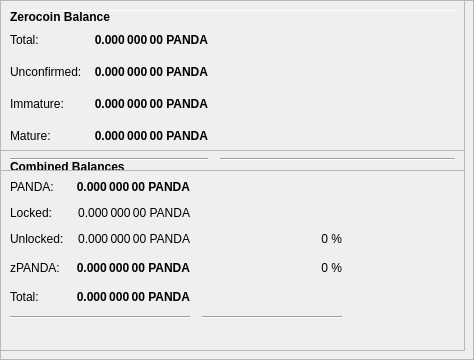
        <widget class="QFrame" name="frameObfuscation">
         <property name="minimumSize">
          <size>
           <width>0</width>
           <height>350</height>
          </size>
         </property>
         <property name="layoutDirection">
          <enum>Qt::LeftToRight</enum>
         </property>
         <property name="frameShape">
          <enum>QFrame::StyledPanel</enum>
         </property>
         <property name="frameShadow">
          <enum>QFrame::Raised</enum>
         </property>
         <widget class="QPushButton" name="runAutoDenom">
          <property name="geometry">
           <rect>
            <x>251</x>
            <y>17</y>
            <width>1</width>
            <height>1</height>
           </rect>
          </property>
          <property name="palette">
           <palette>
            <active>
             <colorrole role="WindowText">
              <brush brushstyle="SolidPattern">
               <color alpha="255">
                <red>0</red>
                <green>0</green>
                <blue>0</blue>
               </color>
              </brush>
             </colorrole>
             <colorrole role="Button">
              <brush brushstyle="SolidPattern">
               <color alpha="255">
                <red>239</red>
                <green>238</green>
                <blue>238</blue>
               </color>
              </brush>
             </colorrole>
             <colorrole role="Light">
              <brush brushstyle="SolidPattern">
               <color alpha="255">
                <red>255</red>
                <green>255</green>
                <blue>255</blue>
               </color>
              </brush>
             </colorrole>
             <colorrole role="Midlight">
              <brush brushstyle="SolidPattern">
               <color alpha="255">
                <red>247</red>
                <green>246</green>
                <blue>246</blue>
               </color>
              </brush>
             </colorrole>
             <colorrole role="Dark">
              <brush brushstyle="SolidPattern">
               <color alpha="255">
                <red>119</red>
                <green>119</green>
                <blue>119</blue>
               </color>
              </brush>
             </colorrole>
             <colorrole role="Mid">
              <brush brushstyle="SolidPattern">
               <color alpha="255">
                <red>159</red>
                <green>159</green>
                <blue>159</blue>
               </color>
              </brush>
             </colorrole>
             <colorrole role="Text">
              <brush brushstyle="SolidPattern">
               <color alpha="255">
                <red>0</red>
                <green>0</green>
                <blue>0</blue>
               </color>
              </brush>
             </colorrole>
             <colorrole role="BrightText">
              <brush brushstyle="SolidPattern">
               <color alpha="255">
                <red>255</red>
                <green>255</green>
                <blue>255</blue>
               </color>
              </brush>
             </colorrole>
             <colorrole role="ButtonText">
              <brush brushstyle="SolidPattern">
               <color alpha="255">
                <red>0</red>
                <green>0</green>
                <blue>0</blue>
               </color>
              </brush>
             </colorrole>
             <colorrole role="Base">
              <brush brushstyle="SolidPattern">
               <color alpha="255">
                <red>255</red>
                <green>255</green>
                <blue>255</blue>
               </color>
              </brush>
             </colorrole>
             <colorrole role="Window">
              <brush brushstyle="SolidPattern">
               <color alpha="255">
                <red>239</red>
                <green>238</green>
                <blue>238</blue>
               </color>
              </brush>
             </colorrole>
             <colorrole role="Shadow">
              <brush brushstyle="SolidPattern">
               <color alpha="255">
                <red>0</red>
                <green>0</green>
                <blue>0</blue>
               </color>
              </brush>
             </colorrole>
             <colorrole role="AlternateBase">
              <brush brushstyle="SolidPattern">
               <color alpha="255">
                <red>247</red>
                <green>246</green>
                <blue>246</blue>
               </color>
              </brush>
             </colorrole>
             <colorrole role="ToolTipBase">
              <brush brushstyle="SolidPattern">
               <color alpha="255">
                <red>255</red>
                <green>255</green>
                <blue>220</blue>
               </color>
              </brush>
             </colorrole>
             <colorrole role="ToolTipText">
              <brush brushstyle="SolidPattern">
               <color alpha="255">
                <red>0</red>
                <green>0</green>
                <blue>0</blue>
               </color>
              </brush>
             </colorrole>
            </active>
            <inactive>
             <colorrole role="WindowText">
              <brush brushstyle="SolidPattern">
               <color alpha="255">
                <red>0</red>
                <green>0</green>
                <blue>0</blue>
               </color>
              </brush>
             </colorrole>
             <colorrole role="Button">
              <brush brushstyle="SolidPattern">
               <color alpha="255">
                <red>239</red>
                <green>238</green>
                <blue>238</blue>
               </color>
              </brush>
             </colorrole>
             <colorrole role="Light">
              <brush brushstyle="SolidPattern">
               <color alpha="255">
                <red>255</red>
                <green>255</green>
                <blue>255</blue>
               </color>
              </brush>
             </colorrole>
             <colorrole role="Midlight">
              <brush brushstyle="SolidPattern">
               <color alpha="255">
                <red>247</red>
                <green>246</green>
                <blue>246</blue>
               </color>
              </brush>
             </colorrole>
             <colorrole role="Dark">
              <brush brushstyle="SolidPattern">
               <color alpha="255">
                <red>119</red>
                <green>119</green>
                <blue>119</blue>
               </color>
              </brush>
             </colorrole>
             <colorrole role="Mid">
              <brush brushstyle="SolidPattern">
               <color alpha="255">
                <red>159</red>
                <green>159</green>
                <blue>159</blue>
               </color>
              </brush>
             </colorrole>
             <colorrole role="Text">
              <brush brushstyle="SolidPattern">
               <color alpha="255">
                <red>0</red>
                <green>0</green>
                <blue>0</blue>
               </color>
              </brush>
             </colorrole>
             <colorrole role="BrightText">
              <brush brushstyle="SolidPattern">
               <color alpha="255">
                <red>255</red>
                <green>255</green>
                <blue>255</blue>
               </color>
              </brush>
             </colorrole>
             <colorrole role="ButtonText">
              <brush brushstyle="SolidPattern">
               <color alpha="255">
                <red>0</red>
                <green>0</green>
                <blue>0</blue>
               </color>
              </brush>
             </colorrole>
             <colorrole role="Base">
              <brush brushstyle="SolidPattern">
               <color alpha="255">
                <red>255</red>
                <green>255</green>
                <blue>255</blue>
               </color>
              </brush>
             </colorrole>
             <colorrole role="Window">
              <brush brushstyle="SolidPattern">
               <color alpha="255">
                <red>239</red>
                <green>238</green>
                <blue>238</blue>
               </color>
              </brush>
             </colorrole>
             <colorrole role="Shadow">
              <brush brushstyle="SolidPattern">
               <color alpha="255">
                <red>0</red>
                <green>0</green>
                <blue>0</blue>
               </color>
              </brush>
             </colorrole>
             <colorrole role="AlternateBase">
              <brush brushstyle="SolidPattern">
               <color alpha="255">
                <red>247</red>
                <green>246</green>
                <blue>246</blue>
               </color>
              </brush>
             </colorrole>
             <colorrole role="ToolTipBase">
              <brush brushstyle="SolidPattern">
               <color alpha="255">
                <red>255</red>
                <green>255</green>
                <blue>220</blue>
               </color>
              </brush>
             </colorrole>
             <colorrole role="ToolTipText">
              <brush brushstyle="SolidPattern">
               <color alpha="255">
                <red>0</red>
                <green>0</green>
                <blue>0</blue>
               </color>
              </brush>
             </colorrole>
            </inactive>
            <disabled>
             <colorrole role="WindowText">
              <brush brushstyle="SolidPattern">
               <color alpha="255">
                <red>119</red>
                <green>119</green>
                <blue>119</blue>
               </color>
              </brush>
             </colorrole>
             <colorrole role="Button">
              <brush brushstyle="SolidPattern">
               <color alpha="255">
                <red>239</red>
                <green>238</green>
                <blue>238</blue>
               </color>
              </brush>
             </colorrole>
             <colorrole role="Light">
              <brush brushstyle="SolidPattern">
               <color alpha="255">
                <red>255</red>
                <green>255</green>
                <blue>255</blue>
               </color>
              </brush>
             </colorrole>
             <colorrole role="Midlight">
              <brush brushstyle="SolidPattern">
               <color alpha="255">
                <red>247</red>
                <green>246</green>
                <blue>246</blue>
               </color>
              </brush>
             </colorrole>
             <colorrole role="Dark">
              <brush brushstyle="SolidPattern">
               <color alpha="255">
                <red>119</red>
                <green>119</green>
                <blue>119</blue>
               </color>
              </brush>
             </colorrole>
             <colorrole role="Mid">
              <brush brushstyle="SolidPattern">
               <color alpha="255">
                <red>159</red>
                <green>159</green>
                <blue>159</blue>
               </color>
              </brush>
             </colorrole>
             <colorrole role="Text">
              <brush brushstyle="SolidPattern">
               <color alpha="255">
                <red>119</red>
                <green>119</green>
                <blue>119</blue>
               </color>
              </brush>
             </colorrole>
             <colorrole role="BrightText">
              <brush brushstyle="SolidPattern">
               <color alpha="255">
                <red>255</red>
                <green>255</green>
                <blue>255</blue>
               </color>
              </brush>
             </colorrole>
             <colorrole role="ButtonText">
              <brush brushstyle="SolidPattern">
               <color alpha="255">
                <red>119</red>
                <green>119</green>
                <blue>119</blue>
               </color>
              </brush>
             </colorrole>
             <colorrole role="Base">
              <brush brushstyle="SolidPattern">
               <color alpha="255">
                <red>239</red>
                <green>238</green>
                <blue>238</blue>
               </color>
              </brush>
             </colorrole>
             <colorrole role="Window">
              <brush brushstyle="SolidPattern">
               <color alpha="255">
                <red>239</red>
                <green>238</green>
                <blue>238</blue>
               </color>
              </brush>
             </colorrole>
             <colorrole role="Shadow">
              <brush brushstyle="SolidPattern">
               <color alpha="255">
                <red>0</red>
                <green>0</green>
                <blue>0</blue>
               </color>
              </brush>
             </colorrole>
             <colorrole role="AlternateBase">
              <brush brushstyle="SolidPattern">
               <color alpha="255">
                <red>239</red>
                <green>238</green>
                <blue>238</blue>
               </color>
              </brush>
             </colorrole>
             <colorrole role="ToolTipBase">
              <brush brushstyle="SolidPattern">
               <color alpha="255">
                <red>255</red>
                <green>255</green>
                <blue>220</blue>
               </color>
              </brush>
             </colorrole>
             <colorrole role="ToolTipText">
              <brush brushstyle="SolidPattern">
               <color alpha="255">
                <red>0</red>
                <green>0</green>
                <blue>0</blue>
               </color>
              </brush>
             </colorrole>
            </disabled>
           </palette>
          </property>
          <property name="focusPolicy">
           <enum>Qt::NoFocus</enum>
          </property>
          <property name="autoFillBackground">
           <bool>true</bool>
          </property>
          <property name="text">
           <string/>
          </property>
          <property name="flat">
           <bool>true</bool>
          </property>
         </widget>
         <widget class="Line" name="line">
          <property name="geometry">
           <rect>
            <x>7</x>
            <y>10</y>
            <width>451</width>
            <height>1</height>
           </rect>
          </property>
          <property name="orientation">
           <enum>Qt::Horizontal</enum>
          </property>
         </widget>
         <widget class="QFrame" name="frame_3">
          <property name="geometry">
           <rect>
            <x>0</x>
            <y>150</y>
            <width>465</width>
            <height>201</height>
           </rect>
          </property>
          <property name="frameShape">
           <enum>QFrame::StyledPanel</enum>
          </property>
          <property name="frameShadow">
           <enum>QFrame::Raised</enum>
          </property>
          <layout class="QVBoxLayout" name="verticalLayout_5">
           <item>
            <layout class="QHBoxLayout" name="horizontalLayout_5" stretch="0">
             <item>
              <widget class="QLabel" name="label_5z">
               <property name="maximumSize">
                <size>
                 <width>16777215</width>
                 <height>20</height>
                </size>
               </property>
               <property name="font">
                <font>
                 <weight>75</weight>
                 <bold>true</bold>
                </font>
               </property>
               <property name="toolTip">
                <string>Combined Balances (including unconfirmed and immature coins)</string>
               </property>
               <property name="text">
                <string>&lt;html&gt;&lt;head/&gt;&lt;body&gt;&lt;p&gt;Combined Balances&lt;/p&gt;&lt;/body&gt;&lt;/html&gt;</string>
               </property>
              </widget>
             </item>
            </layout>
           </item>
           <item>
            <layout class="QGridLayout" name="gridLayout_3">
             <property name="spacing">
              <number>12</number>
             </property>
             <item row="7" column="0" colspan="2">
              <widget class="Line" name="lineSpendableBalance_3">
               <property name="orientation">
                <enum>Qt::Horizontal</enum>
               </property>
              </widget>
             </item>
             <item row="7" column="2">
              <widget class="Line" name="lineWatchBalance_3">
               <property name="sizePolicy">
                <sizepolicy hsizetype="Preferred" vsizetype="Fixed">
                 <horstretch>0</horstretch>
                 <verstretch>0</verstretch>
                </sizepolicy>
               </property>
               <property name="minimumSize">
                <size>
                 <width>140</width>
                 <height>0</height>
                </size>
               </property>
               <property name="orientation">
                <enum>Qt::Horizontal</enum>
               </property>
              </widget>
             </item>
             <item row="4" column="1">
              <widget class="QLabel" name="labelzBalancez">
               <property name="font">
                <font>
                 <weight>75</weight>
                 <bold>true</bold>
                </font>
               </property>
               <property name="cursor">
                <cursorShape>IBeamCursor</cursorShape>
               </property>
               <property name="toolTip">
                <string>Total of transactions that have yet to be confirmed, and do not yet count toward the spendable balance</string>
               </property>
               <property name="text">
                <string notr="true">0.000 000 00 PANDA</string>
               </property>
               <property name="alignment">
                <set>Qt::AlignRight|Qt::AlignTrailing|Qt::AlignVCenter</set>
               </property>
               <property name="textInteractionFlags">
                <set>Qt::LinksAccessibleByMouse|Qt::TextSelectableByKeyboard|Qt::TextSelectableByMouse</set>
               </property>
              </widget>
             </item>
             <item row="6" column="1">
              <widget class="QLabel" name="labelTotalz">
               <property name="font">
                <font>
                 <weight>75</weight>
                 <bold>true</bold>
                </font>
               </property>
               <property name="cursor">
                <cursorShape>IBeamCursor</cursorShape>
               </property>
               <property name="toolTip">
                <string>Total Balance, including unconfirmed and immature coins.</string>
               </property>
               <property name="text">
                <string notr="true">0.000 000 00 PANDA</string>
               </property>
               <property name="alignment">
                <set>Qt::AlignRight|Qt::AlignTrailing|Qt::AlignVCenter</set>
               </property>
               <property name="textInteractionFlags">
                <set>Qt::LinksAccessibleByMouse|Qt::TextSelectableByKeyboard|Qt::TextSelectableByMouse</set>
               </property>
              </widget>
             </item>
             <item row="4" column="3">
              <spacer name="horizontalSpacer_6">
               <property name="orientation">
                <enum>Qt::Horizontal</enum>
               </property>
               <property name="sizeHint" stdset="0">
                <size>
                 <width>40</width>
                 <height>20</height>
                </size>
               </property>
              </spacer>
             </item>
             <item row="6" column="0">
              <widget class="QLabel" name="labelTotalTextz">
               <property name="text">
                <string>Total:</string>
               </property>
              </widget>
             </item>
             <item row="1" column="0">
              <widget class="QLabel" name="labelBalanceTextz">
               <property name="text">
                <string>PANDA:</string>
               </property>
              </widget>
             </item>
             <item row="1" column="1">
              <widget class="QLabel" name="labelBalancez">
               <property name="font">
                <font>
                 <weight>75</weight>
                 <bold>true</bold>
                </font>
               </property>
               <property name="cursor">
                <cursorShape>IBeamCursor</cursorShape>
               </property>
               <property name="toolTip">
                <string>Your current spendable balance</string>
               </property>
               <property name="text">
                <string notr="true">0.000 000 00 PANDA</string>
               </property>
               <property name="alignment">
                <set>Qt::AlignRight|Qt::AlignTrailing|Qt::AlignVCenter</set>
               </property>
               <property name="textInteractionFlags">
                <set>Qt::LinksAccessibleByMouse|Qt::TextSelectableByKeyboard|Qt::TextSelectableByMouse</set>
               </property>
              </widget>
             </item>
             <item row="4" column="0">
              <widget class="QLabel" name="labelzBalanceTextz">
               <property name="toolTip">
                <string/>
               </property>
               <property name="text">
                <string>zPANDA:</string>
               </property>
              </widget>
             </item>
             <item row="4" column="2">
              <widget class="QLabel" name="labelzPANDAPercent">
               <property name="toolTip">
                <string>Current percentage of zPANDA.
If AutoMint is enabled this percentage will settle around the configured AutoMint percentage (default = 10%)</string>
               </property>
               <property name="text">
                <string>0 %</string>
               </property>
               <property name="alignment">
                <set>Qt::AlignRight|Qt::AlignTrailing|Qt::AlignVCenter</set>
               </property>
              </widget>
             </item>
             <item row="6" column="2">
              <widget class="QLabel" name="label100Percent">
               <property name="text">
                <string/>
               </property>
               <property name="alignment">
                <set>Qt::AlignRight|Qt::AlignTrailing|Qt::AlignVCenter</set>
               </property>
              </widget>
             </item>
             <item row="2" column="1">
              <widget class="QLabel" name="labelLockedBalance">
               <property name="toolTip">
                <string>Locked PANDA or Masternode collaterals. These are excluded from zPANDA minting.</string>
               </property>
               <property name="text">
                <string>0.000 000 00 PANDA</string>
               </property>
               <property name="alignment">
                <set>Qt::AlignRight|Qt::AlignTrailing|Qt::AlignVCenter</set>
               </property>
              </widget>
             </item>
             <item row="2" column="0">
              <widget class="QLabel" name="labelLockedBalanceText">
               <property name="toolTip">
                <string>Locked PANDA or Masternode collaterals. These are excluded from zPANDA minting.</string>
               </property>
               <property name="text">
                <string>Locked:</string>
               </property>
              </widget>
             </item>
             <item row="3" column="0">
              <widget class="QLabel" name="labelUnLockedBalanceText">
               <property name="toolTip">
                <string>Unlocked PANDAs. These can be used for zPANDA minting.</string>
               </property>
               <property name="text">
                <string>Unlocked:</string>
               </property>
              </widget>
             </item>
             <item row="3" column="1">
              <widget class="QLabel" name="labelUnLockedBalance">
               <property name="toolTip">
                <string>Unlocked PANDAs. These can be used for zPANDA minting.</string>
               </property>
               <property name="text">
                <string>0.000 000 00 PANDA</string>
               </property>
               <property name="alignment">
                <set>Qt::AlignRight|Qt::AlignTrailing|Qt::AlignVCenter</set>
               </property>
              </widget>
             </item>
             <item row="3" column="2">
              <widget class="QLabel" name="labelPANDAPercent">
               <property name="text">
                <string>0 %</string>
               </property>
               <property name="alignment">
                <set>Qt::AlignRight|Qt::AlignTrailing|Qt::AlignVCenter</set>
               </property>
              </widget>
             </item>
            </layout>
           </item>
           <item>
            <spacer name="verticalSpacer">
             <property name="orientation">
              <enum>Qt::Vertical</enum>
             </property>
             <property name="sizeHint" stdset="0">
              <size>
               <width>20</width>
               <height>40</height>
              </size>
             </property>
            </spacer>
           </item>
          </layout>
         </widget>
         <widget class="QFrame" name="frame_4">
          <property name="geometry">
           <rect>
            <x>0</x>
            <y>0</y>
            <width>465</width>
            <height>171</height>
           </rect>
          </property>
          <property name="frameShape">
           <enum>QFrame::StyledPanel</enum>
          </property>
          <property name="frameShadow">
           <enum>QFrame::Raised</enum>
          </property>
          <layout class="QVBoxLayout" name="verticalLayout_7">
           <item>
            <layout class="QHBoxLayout" name="horizontalLayout_8" stretch="0">
             <item>
              <widget class="QLabel" name="label_5z_3">
               <property name="maximumSize">
                <size>
                 <width>16777215</width>
                 <height>20</height>
                </size>
               </property>
               <property name="font">
                <font>
                 <weight>75</weight>
                 <bold>true</bold>
                </font>
               </property>
               <property name="text">
                <string>Zerocoin Balance</string>
               </property>
              </widget>
             </item>
            </layout>
           </item>
           <item>
            <layout class="QGridLayout" name="gridLayout_5">
             <property name="spacing">
              <number>12</number>
             </property>
             <item row="4" column="0">
              <widget class="QLabel" name="labelzBalanceMatureText">
               <property name="toolTip">
                <string>Mature: more than 20 confirmation and more than 3 mints of the same denomination after it was minted.
These zPANDA are spendable.</string>
               </property>
               <property name="text">
                <string>Mature:</string>
               </property>
              </widget>
             </item>
             <item row="5" column="0" colspan="2">
              <widget class="Line" name="lineSpendableBalance_5">
               <property name="orientation">
                <enum>Qt::Horizontal</enum>
               </property>
              </widget>
             </item>
             <item row="1" column="1">
              <widget class="QLabel" name="labelzBalance">
               <property name="font">
                <font>
                 <weight>75</weight>
                 <bold>true</bold>
                </font>
               </property>
               <property name="cursor">
                <cursorShape>IBeamCursor</cursorShape>
               </property>
               <property name="toolTip">
                <string>All available zPANDA, unconfirmed and immature zPANDA included.</string>
               </property>
               <property name="text">
                <string notr="true">0.000 000 00 PANDA</string>
               </property>
               <property name="alignment">
                <set>Qt::AlignRight|Qt::AlignTrailing|Qt::AlignVCenter</set>
               </property>
               <property name="textInteractionFlags">
                <set>Qt::LinksAccessibleByMouse|Qt::TextSelectableByKeyboard|Qt::TextSelectableByMouse</set>
               </property>
              </widget>
             </item>
             <item row="5" column="2">
              <widget class="Line" name="lineWatchBalance_5">
               <property name="sizePolicy">
                <sizepolicy hsizetype="Preferred" vsizetype="Fixed">
                 <horstretch>0</horstretch>
                 <verstretch>0</verstretch>
                </sizepolicy>
               </property>
               <property name="minimumSize">
                <size>
                 <width>140</width>
                 <height>0</height>
                </size>
               </property>
               <property name="orientation">
                <enum>Qt::Horizontal</enum>
               </property>
              </widget>
             </item>
             <item row="1" column="0">
              <widget class="QLabel" name="labelzBalanceText">
               <property name="toolTip">
                <string>All available zPANDA, unconfirmed and immature zPANDA included.</string>
               </property>
               <property name="text">
                <string>Total:</string>
               </property>
              </widget>
             </item>
             <item row="1" column="2">
              <spacer name="horizontalSpacer_8">
               <property name="orientation">
                <enum>Qt::Horizontal</enum>
               </property>
               <property name="sizeHint" stdset="0">
                <size>
                 <width>40</width>
                 <height>20</height>
                </size>
               </property>
              </spacer>
             </item>
             <item row="4" column="2">
              <spacer name="horizontalSpacer_4">
               <property name="orientation">
                <enum>Qt::Horizontal</enum>
               </property>
               <property name="sizeHint" stdset="0">
                <size>
                 <width>40</width>
                 <height>20</height>
                </size>
               </property>
              </spacer>
             </item>
             <item row="4" column="1">
              <widget class="QLabel" name="labelzBalanceMature">
               <property name="font">
                <font>
                 <weight>75</weight>
                 <bold>true</bold>
                </font>
               </property>
               <property name="toolTip">
                <string>Mature: more than 20 confirmation and more than 3 mints of the same denomination after it was minted.
These zPANDA are spendable.</string>
               </property>
               <property name="text">
                <string>0.000 000 00 PANDA</string>
               </property>
               <property name="alignment">
                <set>Qt::AlignRight|Qt::AlignTrailing|Qt::AlignVCenter</set>
               </property>
              </widget>
             </item>
             <item row="2" column="0">
              <widget class="QLabel" name="labelzBalanceUnconfirmedText">
               <property name="toolTip">
                <string>Unconfirmed: less than 20 confirmations
Immature: confirmed, but less than 3 mints of the same denomination after it was minted</string>
               </property>
               <property name="text">
                <string>Unconfirmed:</string>
               </property>
              </widget>
             </item>
             <item row="2" column="1">
              <widget class="QLabel" name="labelzBalanceUnconfirmed">
               <property name="font">
                <font>
                 <weight>75</weight>
                 <bold>true</bold>
                </font>
               </property>
               <property name="toolTip">
                <string>Unconfirmed: less than 20 confirmations
Immature: confirmed, but less than 3 mints of the same denomination after it was minted</string>
               </property>
               <property name="text">
                <string>0.000 000 00 PANDA</string>
               </property>
               <property name="alignment">
                <set>Qt::AlignRight|Qt::AlignTrailing|Qt::AlignVCenter</set>
               </property>
              </widget>
             </item>
             <item row="2" column="2">
              <spacer name="horizontalSpacer_5">
               <property name="orientation">
                <enum>Qt::Horizontal</enum>
               </property>
               <property name="sizeHint" stdset="0">
                <size>
                 <width>40</width>
                 <height>20</height>
                </size>
               </property>
              </spacer>
             </item>
             <item row="3" column="0">
              <widget class="QLabel" name="labelzBalanceImmatureText">
               <property name="toolTip">
                <string>Unconfirmed: less than 20 confirmations
Immature: confirmed, but less than 3 mints of the same denomination after it was minted</string>
               </property>
               <property name="text">
                <string>Immature:</string>
               </property>
              </widget>
             </item>
             <item row="3" column="1">
              <widget class="QLabel" name="labelzBalanceImmature">
               <property name="font">
                <font>
                 <weight>75</weight>
                 <bold>true</bold>
                </font>
               </property>
               <property name="toolTip">
                <string>Unconfirmed: less than 20 confirmations
Immature: confirmed, but less than 3 mints of the same denomination after it was minted</string>
               </property>
               <property name="text">
                <string>0.000 000 00 PANDA</string>
               </property>
               <property name="alignment">
                <set>Qt::AlignRight|Qt::AlignTrailing|Qt::AlignVCenter</set>
               </property>
              </widget>
             </item>
             <item row="3" column="2">
              <spacer name="horizontalSpacer_7">
               <property name="orientation">
                <enum>Qt::Horizontal</enum>
               </property>
               <property name="sizeHint" stdset="0">
                <size>
                 <width>40</width>
                 <height>20</height>
                </size>
               </property>
              </spacer>
             </item>
            </layout>
           </item>
          </layout>
         </widget>
        </widget>
